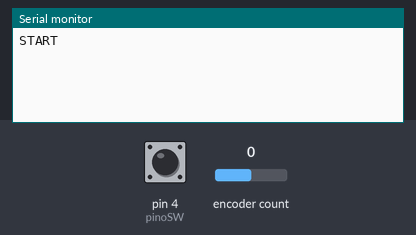
Simulated run of this sketch. Board: Arduino Uno, built with avr-gcc and run on an emulated ATmega328P. Shown: the last lines printed to the serial monitor. The inputs (shaded band) are chosen by the test bench; at power-on: encoder count 0, pin 4 (pinoSW) HIGH.

Above: at 1.2 s.
1.3 s: encoder count set to 1
At 1.8 s:
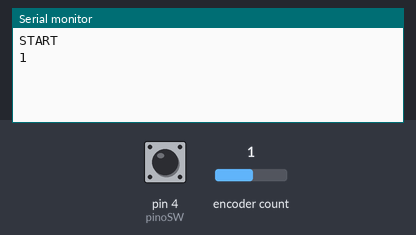
2.8 s: pin 4 (pinoSW) pulled LOW for 0.15 s
At 4.0 s:
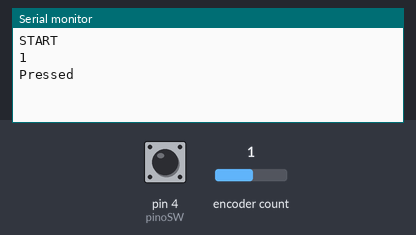
4.4 s: pin 4 (pinoSW) pulled LOW for 1 s
At 6.1 s:
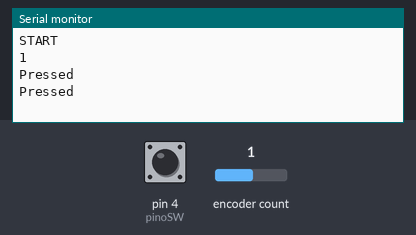
6.9 s: encoder count set to 2
At 7.2 s:
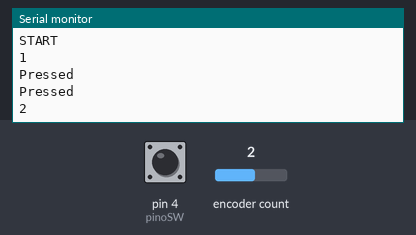

Measured:
- after the input at 1.3 s, the serial monitor: prints a new line at once (image 1)
- after the input at 2.8 s, the serial monitor: prints a new line at once (image 2)
- after the input at 4.4 s, the serial monitor: prints a new line at once (image 3)
- after the input at 6.9 s, the serial monitor: prints a new line at once (image 4)

The sketch:

Rotary_Enconder.ino
```cpp
#include <RotaryEncoder.h>
#include <TimerOne.h>

const int pinoCLK = 8;
const int pinoDT = 9;
const int pinoSW = 4;

RotaryEncoder encoder(pinoDT, pinoCLK);

static int pos = 0;

void setup() {
  Serial.begin(115200);
  Serial.println("START");

  pinMode (pinoCLK, INPUT_PULLUP);
  pinMode (pinoDT, INPUT_PULLUP);
  pinMode (pinoSW, INPUT_PULLUP);

  Timer1.initialize(10000);
  Timer1.attachInterrupt(IST_TIMER_0);
}

void loop() {
}

void Read_Encoder() {
  int valor = digitalRead(pinoSW);
  if (valor != 1)
  {
    Serial.println("Pressed");
    while (digitalRead(pinoSW) == 0)
      delay(3);
  }

  encoder.tick();
  int newPos = encoder.getPosition();

  if (pos != newPos) {
    Serial.print(newPos);
    Serial.println();
    pos = newPos;
  }
}

void IST_TIMER_0(void) {
  Read_Encoder();
}
```
